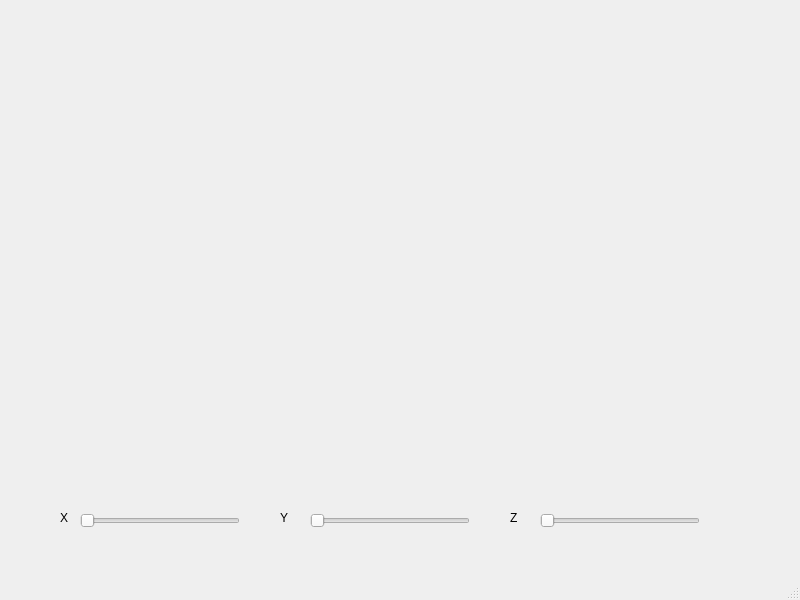
<?xml version="1.0" encoding="UTF-8"?>
<ui version="4.0">
 <class>MainWindow</class>
 <widget class="QMainWindow" name="MainWindow">
  <property name="geometry">
   <rect>
    <x>0</x>
    <y>0</y>
    <width>800</width>
    <height>600</height>
   </rect>
  </property>
  <property name="windowTitle">
   <string>MainWindow</string>
  </property>
  <widget class="QWidget" name="centralwidget">
   <widget class="QLabel" name="label">
    <property name="enabled">
     <bool>true</bool>
    </property>
    <property name="geometry">
     <rect>
      <x>0</x>
      <y>400</y>
      <width>800</width>
      <height>150</height>
     </rect>
    </property>
    <property name="frameShape">
     <enum>QFrame::NoFrame</enum>
    </property>
    <property name="text">
     <string/>
    </property>
   </widget>
   <widget class="QSlider" name="xSlider">
    <property name="geometry">
     <rect>
      <x>80</x>
      <y>510</y>
      <width>160</width>
      <height>22</height>
     </rect>
    </property>
    <property name="maximum">
     <number>360</number>
    </property>
    <property name="orientation">
     <enum>Qt::Horizontal</enum>
    </property>
   </widget>
   <widget class="QSlider" name="ySlider">
    <property name="geometry">
     <rect>
      <x>310</x>
      <y>510</y>
      <width>160</width>
      <height>22</height>
     </rect>
    </property>
    <property name="maximum">
     <number>360</number>
    </property>
    <property name="orientation">
     <enum>Qt::Horizontal</enum>
    </property>
   </widget>
   <widget class="QSlider" name="zSlider">
    <property name="geometry">
     <rect>
      <x>540</x>
      <y>510</y>
      <width>160</width>
      <height>22</height>
     </rect>
    </property>
    <property name="minimum">
     <number>0</number>
    </property>
    <property name="maximum">
     <number>360</number>
    </property>
    <property name="singleStep">
     <number>1</number>
    </property>
    <property name="orientation">
     <enum>Qt::Horizontal</enum>
    </property>
   </widget>
   <widget class="QLabel" name="label_2">
    <property name="geometry">
     <rect>
      <x>60</x>
      <y>510</y>
      <width>21</width>
      <height>16</height>
     </rect>
    </property>
    <property name="text">
     <string>X</string>
    </property>
   </widget>
   <widget class="QLabel" name="label_3">
    <property name="geometry">
     <rect>
      <x>280</x>
      <y>510</y>
      <width>21</width>
      <height>16</height>
     </rect>
    </property>
    <property name="text">
     <string>Y</string>
    </property>
   </widget>
   <widget class="QLabel" name="label_4">
    <property name="geometry">
     <rect>
      <x>510</x>
      <y>510</y>
      <width>21</width>
      <height>16</height>
     </rect>
    </property>
    <property name="text">
     <string>Z</string>
    </property>
   </widget>
  </widget>
  <widget class="QMenuBar" name="menubar">
   <property name="geometry">
    <rect>
     <x>0</x>
     <y>0</y>
     <width>800</width>
     <height>26</height>
    </rect>
   </property>
  </widget>
  <widget class="QStatusBar" name="statusbar"/>
 </widget>
 <resources/>
 <connections/>
</ui>
